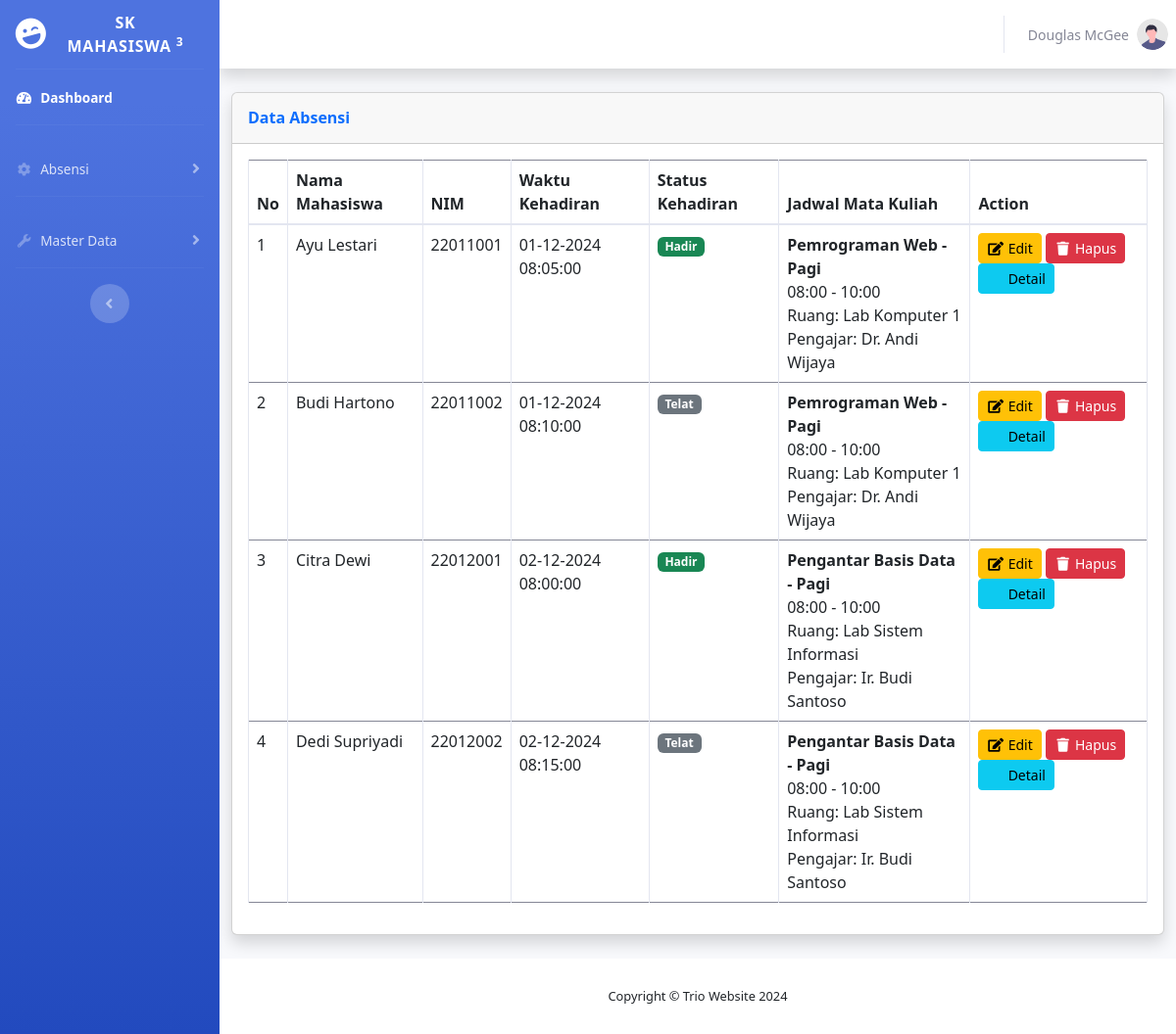
/masterdata-absensi.php, run on the app's committed database.
### tables this page shows
CREATE TABLE `kehadiran` (
  `id` int(11) NOT NULL,
  `id_mahasiswa` int(11) NOT NULL,
  `id_dosen` int(11) DEFAULT NULL,
  `id_jadwal` int(11) NOT NULL,
  `waktu` datetime NOT NULL DEFAULT current_timestamp(),
  `status` enum('hadir','alpha','izin','sakit','telat') DEFAULT NULL,
  `created_at` timestamp NOT NULL DEFAULT current_timestamp(),
  `updated_at` timestamp NOT NULL DEFAULT current_timestamp() ON UPDATE current_timestamp()
);

CREATE TABLE `mahasiswa` (
  `id_mahasiswa` int(11) NOT NULL,
  `nim` varchar(20) NOT NULL,
  `nama` varchar(100) DEFAULT NULL,
  `id_prodi` int(11) DEFAULT NULL,
  `id_kelas` int(11) DEFAULT NULL,
  `semester` int(5) NOT NULL DEFAULT 1,
  `photo` varchar(255) DEFAULT NULL,
  `created_at` timestamp NULL DEFAULT current_timestamp(),
  `updated_at` timestamp NULL DEFAULT current_timestamp() ON UPDATE current_timestamp()
);

CREATE TABLE `jadwal_mk` (
  `id_jadwal` int(11) NOT NULL,
  `nama_jadwal` varchar(100) NOT NULL,
  `waktu_mulai` time NOT NULL,
  `waktu_selesai` time NOT NULL,
  `hari` enum('Senin','Selasa','Rabu','Kamis','Jumat') DEFAULT NULL,
  `id_ruangan` int(11) DEFAULT NULL,
  `id_prodi` int(11) NOT NULL,
  `id_dosen` int(11) DEFAULT NULL,
  `id_mk` int(11) NOT NULL,
  `created_at` timestamp NOT NULL DEFAULT current_timestamp(),
  `updated_at` timestamp NOT NULL DEFAULT current_timestamp() ON UPDATE current_timestamp()
);

CREATE TABLE `ruangan` (
  `id_ruangan` int(11) NOT NULL,
  `id_prodi` int(11) NOT NULL,
  `nama_ruangan` varchar(50) NOT NULL
);

CREATE TABLE `dosen` (
  `id_dosen` int(11) NOT NULL,
  `nip` varchar(20) NOT NULL,
  `nama_dosen` varchar(50) DEFAULT NULL,
  `id_prodi` int(11) DEFAULT NULL,
  `photo` varchar(255) DEFAULT NULL
);

### masterdata-absensi.php (the view, shortened to what this page needs)
<?php include 'controller/koneksi.php'; ?>
<!DOCTYPE html>
<html lang="en">
<head>
    <link href="vendor/fontawesome-free/css/all.min.css" rel="stylesheet" type="text/css">
    <link href="css/sb-admin-2.min.css" rel="stylesheet">
    <link href="https://cdn.datatables.net/2.1.8/css/dataTables.dataTables.min.css" rel="stylesheet">
    <link href="https://cdn.jsdelivr.net/npm/bootstrap@5.3.0-alpha3/dist/css/bootstrap.min.css" rel="stylesheet">
</head>
<body id="page-top">
    <div id="wrapper">
       <?php include 'sidebar.php'; ?>
        <div id="content-wrapper" class="d-flex flex-column">
            <div id="content">
                <nav class="navbar navbar-expand navbar-light bg-white topbar mb-4 static-top shadow">
                    <ul class="navbar-nav ml-auto">
                        <li class="nav-item dropdown no-arrow">
                            <a class="nav-link dropdown-toggle" href="#" id="userDropdown" role="button"
                                data-toggle="dropdown" aria-haspopup="true" aria-expanded="false">
                                <span class="mr-2 d-none d-lg-inline text-gray-600 small">Douglas McGee</span>
                                <img class="img-profile rounded-circle" src="img/undraw_profile.svg">
                            </a>
                        </li>
                    </ul>
                </nav>
                <div class="container-fluid">
                    <div class="card shadow mb-4">
                        <div class="card-header py-3">
                            <h6 class="m-0 font-weight-bold text-primary">Data Absensi</h6>
                        </div>
                        <div class="card-body">
                            <div class="table-responsive">
                              <table class="table table-bordered" id="dataTable" width="100%" cellspacing="0">
    <thead>
        <tr>
            <th>No</th>
            <th>Nama Mahasiswa</th>
            <th>NIM</th>
            <th>Waktu Kehadiran</th>
            <th>Status Kehadiran</th>
            <th>Jadwal Mata Kuliah</th>
            <th>Action</th>
        </tr>
    </thead>
    <tbody>
        <?php
        $no = 1;
        $query = mysqli_query($conn, "
            SELECT
                kehadiran.id,
                mahasiswa.nama AS nama_mahasiswa,
                mahasiswa.nim,
                kehadiran.waktu,
                kehadiran.status,
                jadwal_mk.nama_jadwal,
                jadwal_mk.waktu_mulai,
                jadwal_mk.waktu_selesai,
                ruangan.nama_ruangan,
                dosen.nama_dosen
            FROM
                kehadiran
            INNER JOIN
                mahasiswa ON kehadiran.id_mahasiswa = mahasiswa.id_mahasiswa
            INNER JOIN
                jadwal_mk ON kehadiran.id_jadwal = jadwal_mk.id_jadwal
            LEFT JOIN
                ruangan ON jadwal_mk.id_ruangan = ruangan.id_ruangan
            LEFT JOIN
                dosen ON jadwal_mk.id_dosen = dosen.id_dosen
        ");
        while ($row = mysqli_fetch_array($query)) {
            ?>
                                <tr>
                                    <td><?php echo $no++; ?></td>
                                    <td><?php echo $row['nama_mahasiswa']; ?></td>
                                    <td><?php echo $row['nim']; ?></td>
                                    <td><?php echo date('d-m-Y H:i:s', strtotime($row['waktu'])); ?></td>
                                    <td>
                                        <?php
                                        $status = $row['status'];
                                        $badgeClass = '';
                                        switch ($status) {
                                            case 'hadir':
                                                $badgeClass = 'bg-success';
                                                break;
                                            case 'telat':
                                                $badgeClass = 'bg-secondary';
                                                break;
                                        }
                                        ?>
                                        <span class="badge <?php echo $badgeClass; ?>">
                                            <?php echo ucfirst($status); ?>
                                        </span>
                                    </td>
                                    <td>
                                        <strong><?php echo $row['nama_jadwal']; ?></strong><br>
                                        <?php echo date('H:i', strtotime($row['waktu_mulai'])); ?> - <?php echo date('H:i', strtotime($row['waktu_selesai'])); ?><br>
                                        Ruang: <?php echo $row['nama_ruangan']; ?><br>
                                        Pengajar: <?php echo $row['nama_dosen']; ?>
                                    </td>
                                    <td>
                                        <a class="btn btn-warning btn-sm editBtn"
                                           data-bs-toggle="modal"
                                           data-bs-target="#editModal"
                                           onclick="editKehadiran(<?php echo $row['id']; ?>)">
                                            <i class="fas fa-fw fa-edit"></i> Edit
                                        </a>
                                        <a href="#"
                                           class="btn btn-danger btn-sm"
                                           onclick="confirmDelete(<?php echo $row['id']; ?>)">
                                            <i class="fas fa-fw fa-trash"></i> Hapus
                                        </a>
                                        <a class="btn btn-info btn-sm"
                                           data-bs-toggle="modal"
                                           data-bs-target="#detailModal">
                                            <i class="fas fa-fw fa-ticket-detailed-fill"></i> Detail
                                        </a>
                                    </td>
                                </tr>
                        <?php
        }
        ?>
    </tbody>
</table>
                            </div>
                        </div>
                    </div>
                </div>
            </div>
            <footer class="sticky-footer bg-white">
                <div class="container my-auto">
                    <div class="copyright text-center my-auto">
                        <span>Copyright &copy; Trio Website 2024</span>
                    </div>
                </div>
            </footer>
        </div>
    </div>
</body>
</html>

### sidebar.php (shortened to what this page needs)
 <ul class="navbar-nav bg-gradient-primary sidebar sidebar-dark accordion" id="accordionSidebar">
            <a class="sidebar-brand d-flex align-items-center justify-content-center" href="index.html">
                <div class="sidebar-brand-icon rotate-n-15">
                    <i class="fas fa-laugh-wink"></i>
                </div>
                <div class="sidebar-brand-text mx-3">SK Mahasiswa <sup>3</sup></div>
            </a>
            <hr class="sidebar-divider my-0">
            <li class="nav-item active">
                <a class="nav-link" href="index.html">
                    <i class="fas fa-fw fa-tachometer-alt"></i>
                    <span>Dashboard</span></a>
                </li>
                <hr class="sidebar-divider">
                <li class="nav-item">
                    <a class="nav-link collapsed" href="#" data-toggle="collapse" data-target="#collapseTwo"
                    aria-expanded="true" aria-controls="collapseTwo">
                    <i class="fas fa-fw fa-cog"></i>
                    <span>Absensi</span>
                </a>
            </li>
            <hr class="sidebar-divider">
            <li class="nav-item">
                <a class="nav-link collapsed" href="#" data-toggle="collapse" data-target="#collapseUtilities"
                aria-expanded="true" aria-controls="collapseUtilities">
                <i class="fas fa-fw fa-wrench"></i>
                <span>Master Data</span>
            </a>
    </li>
    <hr class="sidebar-divider">
    <div class="text-center d-none d-md-inline">
        <button class="rounded-circle border-0" id="sidebarToggle"></button>
    </div>
</ul>

### data on the page
kehadiran: id_mahasiswa.nama "Ayu Lestari", id_mahasiswa.nim "22011001", waktu "01-12-2024 08:05:00", status "Hadir", id_jadwal.nama_jadwal "Pemrograman Web - Pagi", id_jadwal.waktu_mulai "08:00", id_jadwal.waktu_selesai "10:00", ruangan.nama_ruangan "Lab Komputer 1", id_dosen.nama_dosen "Dr. Andi Wijaya"
kehadiran: id_mahasiswa.nama "Budi Hartono", id_mahasiswa.nim "22011002", waktu "01-12-2024 08:10:00", status "Telat", id_jadwal.nama_jadwal "Pemrograman Web - Pagi", id_jadwal.waktu_mulai "08:00", id_jadwal.waktu_selesai "10:00", ruangan.nama_ruangan "Lab Komputer 1", id_dosen.nama_dosen "Dr. Andi Wijaya"
kehadiran: id_mahasiswa.nama "Citra Dewi", id_mahasiswa.nim "22012001", waktu "02-12-2024 08:00:00", status "Hadir", id_jadwal.nama_jadwal "Pengantar Basis Data - Pagi", id_jadwal.waktu_mulai "08:00", id_jadwal.waktu_selesai "10:00", ruangan.nama_ruangan "Lab Sistem Informasi", id_dosen.nama_dosen "Ir. Budi Santoso"
kehadiran: id_mahasiswa.nama "Dedi Supriyadi", id_mahasiswa.nim "22012002", waktu "02-12-2024 08:15:00", status "Telat", id_jadwal.nama_jadwal "Pengantar Basis Data - Pagi", id_jadwal.waktu_mulai "08:00", id_jadwal.waktu_selesai "10:00", ruangan.nama_ruangan "Lab Sistem Informasi", id_dosen.nama_dosen "Ir. Budi Santoso"
